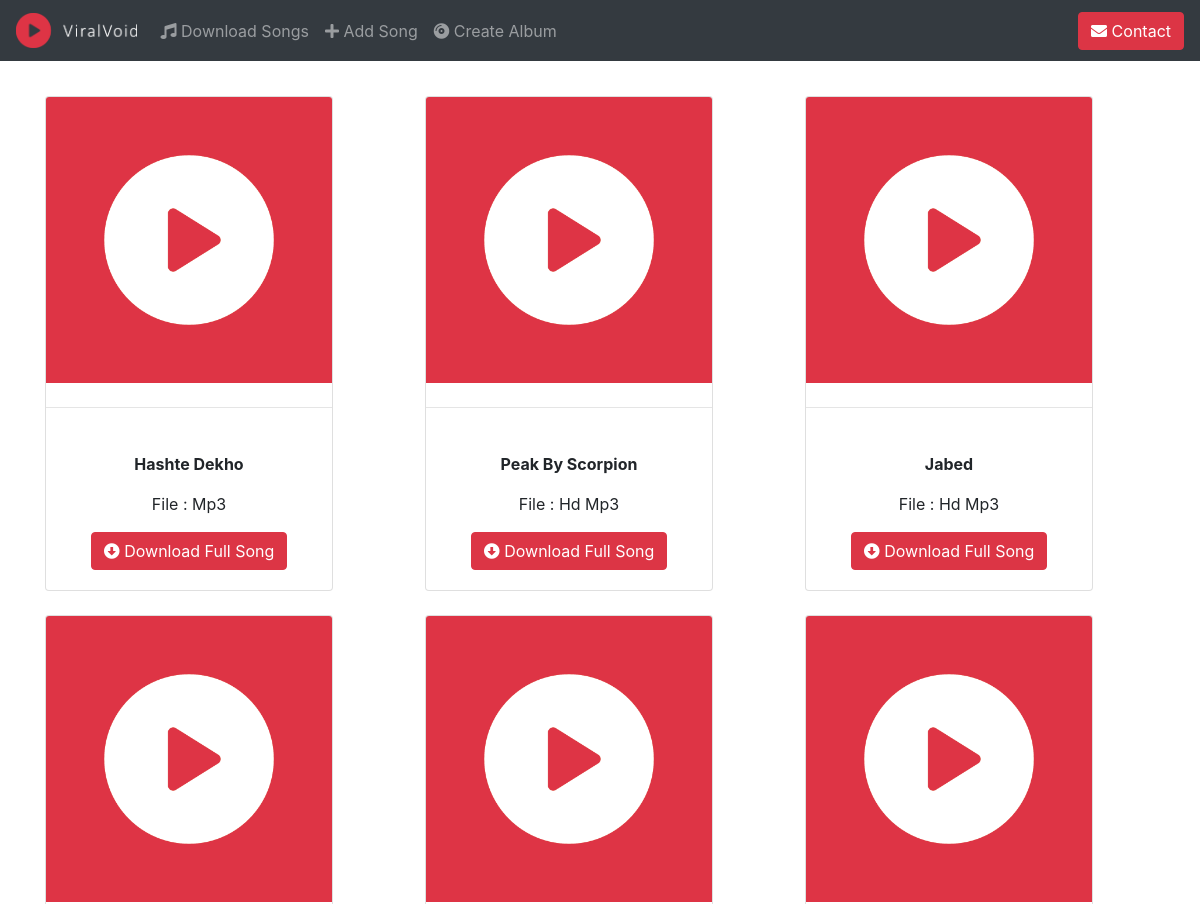
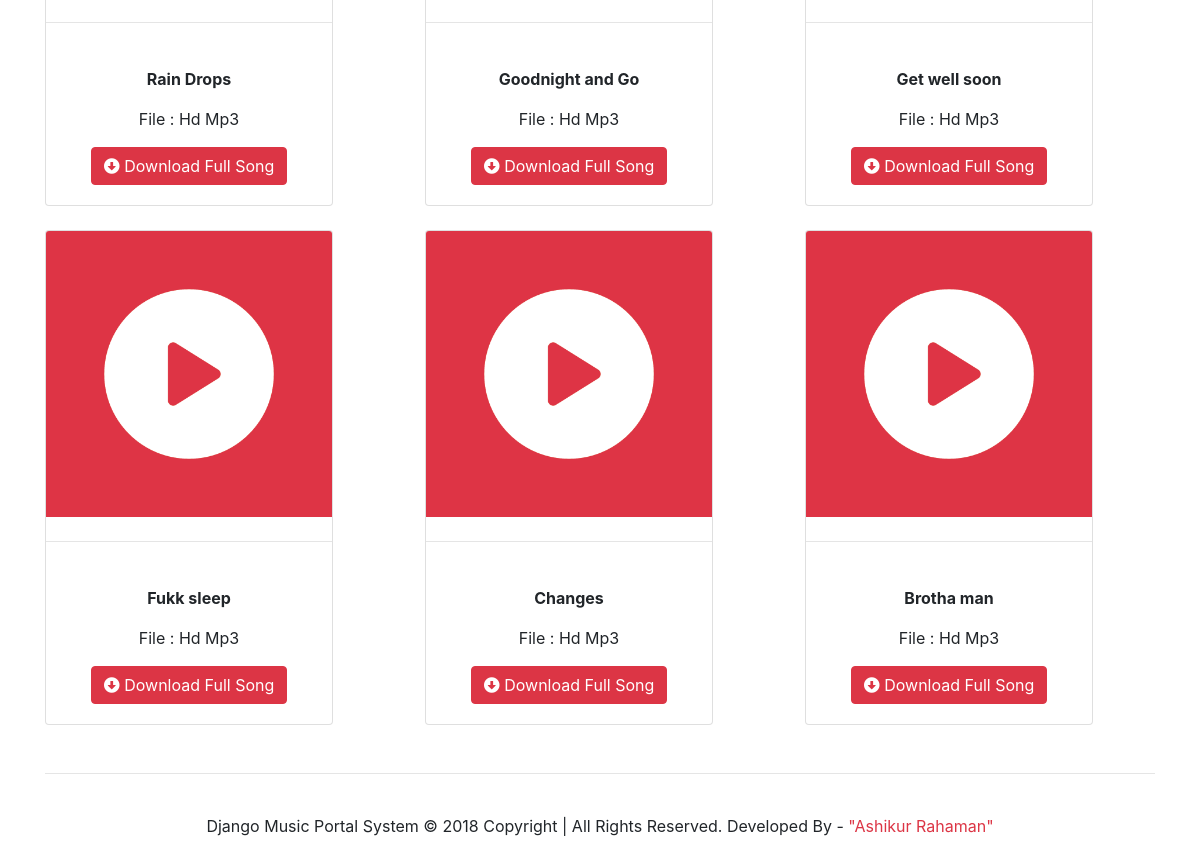
The page /songs/ on the database its author committed (2 pictures, top to bottom).
### music/models.py (models this page shows)
class Song(models.Model):
	song_title = models.CharField(max_length=250)
	file_type = models.CharField(max_length=10)
	song_url = models.CharField(max_length=1999)

### music/views.py (the view)
# urls.py: path('songs/', views.songs, name='songs'),
def songs(request,*args,**kwargs):
	songs = Song.objects.all()
	context={
		'objective' : songs
	}
	return render(request,"songs.html",context)

### music/templates/songs.html (shortened to what this page needs)
{% extends "base.html" %}
{% block content %}
{% load static %}
{% include "nav.html" %}
<div class = "container">
	<div class="row">
		{% for c in objective %}
		<div class="col-sm">
			<div class="card text-center" style="width: 18rem;">
				<img class="card-img-top" src="{% static "images/favicon.png" %}"><hr class="my-4">
				  <div class="card-body">
				  	<p class="card-text"><strong>{{ c.song_title }}</strong></p>
				    <p class="card-text">File : {{ c.file_type }}</p>
				    <a href="{{ c.song_url }}"><button type="button" class="btn btn-danger"><i class="fas fa-arrow-alt-circle-down"></i> Download Full Song </button></a>
				  </div>
			  </div>
		</div>
		{% endfor %}
	</div>
</div>
{% include "footer.html" %}
{% endblock %}

### music/templates/base.html (shortened to what this page needs)
{% load static %}
<!doctype html>
<html lang="en">
  <head>
    <link rel="stylesheet" href="https://stackpath.bootstrapcdn.com/bootstrap/4.1.3/css/bootstrap.min.css">
    <link rel="stylesheet" href="https://use.fontawesome.com/releases/v5.6.3/css/all.css">
  </head>
  <body>
    {% block content %}
    {% endblock %}
  </body>
</html>

### music/templates/nav.html (shortened to what this page needs)
{% load static %}
<nav class="navbar navbar-expand-lg navbar-dark bg-dark fixed-top">
     <a class="navbar-brand" href="http://127.0.0.1:8000"><img class="logo" src="{% static "images/logo.png" %}"></a>
      <div class="collapse navbar-collapse" id="navbarSupportedContent">
        <ul class="navbar-nav mr-auto">
          <li class="nav-item">
            <a class="nav-link" href="http://127.0.0.1:8000/songs/"><i class="fas fa-music"></i> Download Songs</a>
          </li>
          <li class="nav-item">
            <a class="nav-link" href="http://127.0.0.1:8000/addsong/"><i class="fas fa-plus"></i> Add Song</a>
          </li>
          <li class="nav-item">
            <a class="nav-link" href="http://127.0.0.1:8000/create/"><i class="fas fa-compact-disc"></i> Create Album</a>
          </li>
        </ul>
        <a href="http://127.0.0.1:8000/contact/"><button class="btn btn-danger my-2 my-sm-0" ><i class="fas fa-envelope"></i> Contact</button></a>
      </div>
</nav>

### music/templates/footer.html
<div>
<footer class="container">
	<hr class="my-4">
    <div class="footer-copyright text-md-center py-3">Django Music Portal System © 2018 Copyright | All Rights Reserved. Developed By -
      <a href="#" class="text-danger">"Ashikur Rahaman"</a>
    </div>
  </footer>
  </div>

### music/templates/nav.html (style rules this page uses)
.logo { height: 35px; width: auto; }

### rows shown on the page
Song: song_title "Hashte Dekho", file_type "Mp3"
Song: song_title "Peak By Scorpion", file_type "Hd Mp3"
Song: song_title "Jabed", file_type "Hd Mp3"
Song: song_title "Rain Drops", file_type "Hd Mp3"
Song: song_title "Goodnight and Go", file_type "Hd Mp3"
Song: song_title "Get well soon", file_type "Hd Mp3"
Song: song_title "Fukk sleep", file_type "Hd Mp3"
Song: song_title "Changes", file_type "Hd Mp3"
Song: song_title "Brotha man", file_type "Hd Mp3"
